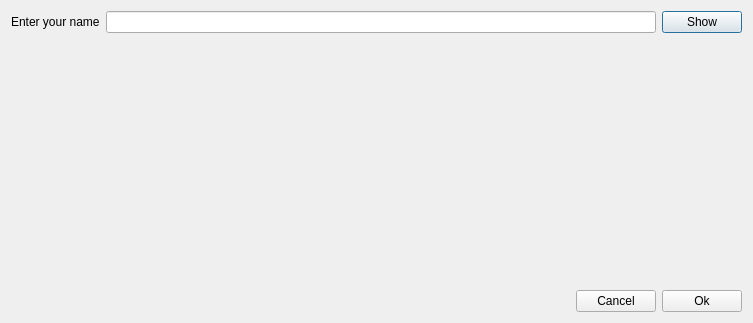
<?xml version="1.0" encoding="UTF-8"?>
<ui version="4.0">
 <class>Dialog</class>
 <widget class="QDialog" name="Dialog">
  <property name="geometry">
   <rect>
    <x>0</x>
    <y>0</y>
    <width>753</width>
    <height>323</height>
   </rect>
  </property>
  <property name="windowTitle">
   <string>Dialog</string>
  </property>
  <layout class="QVBoxLayout" name="verticalLayout">
   <item>
    <layout class="QHBoxLayout" name="horizontalLayout">
     <item>
      <widget class="QLabel" name="label">
       <property name="text">
        <string>Enter your name</string>
       </property>
      </widget>
     </item>
     <item>
      <widget class="QLineEdit" name="lineEdit"/>
     </item>
     <item>
      <widget class="QPushButton" name="btnShow">
       <property name="text">
        <string>Show</string>
       </property>
      </widget>
     </item>
    </layout>
   </item>
   <item>
    <spacer name="verticalSpacer_2">
     <property name="orientation">
      <enum>Qt::Vertical</enum>
     </property>
     <property name="sizeHint" stdset="0">
      <size>
       <width>20</width>
       <height>40</height>
      </size>
     </property>
    </spacer>
   </item>
   <item>
    <layout class="QHBoxLayout" name="horizontalLayout_2">
     <item>
      <spacer name="horizontalSpacer">
       <property name="orientation">
        <enum>Qt::Horizontal</enum>
       </property>
       <property name="sizeHint" stdset="0">
        <size>
         <width>40</width>
         <height>20</height>
        </size>
       </property>
      </spacer>
     </item>
     <item>
      <widget class="QPushButton" name="btnCancel">
       <property name="text">
        <string>Cancel</string>
       </property>
      </widget>
     </item>
     <item>
      <widget class="QPushButton" name="btnOk">
       <property name="text">
        <string>Ok</string>
       </property>
      </widget>
     </item>
    </layout>
   </item>
  </layout>
 </widget>
 <resources/>
 <connections/>
</ui>
